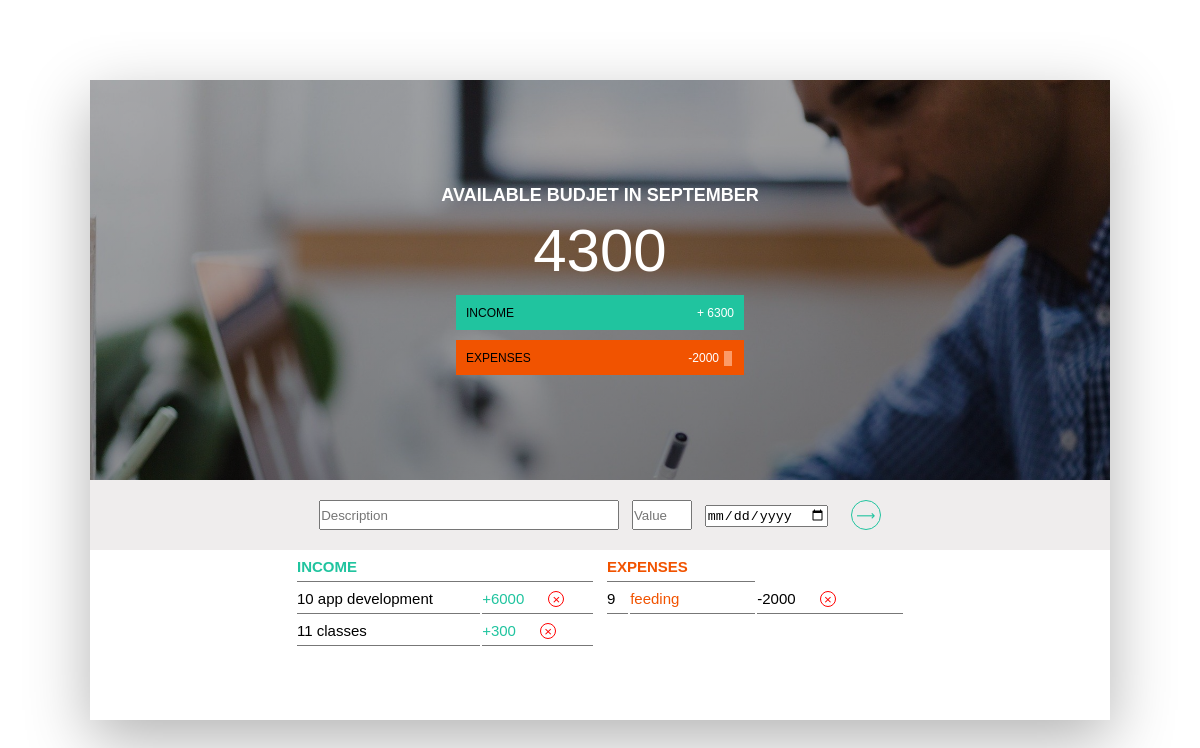
The page / on the database its author committed.
### tables this page shows
CREATE TABLE accounts (id INTEGER PRIMARY KEY AUTOINCREMENT, amount DECIMAL(14,2) NOT NULL, description TEXT NOT NULL, time_stamp DATE);

### app.py (the view)
@app.route('/')
def index():
    con = sql.connect('database.db')
    con.row_factory = sql.Row
    cur = con.cursor()
    cur.execute('select * from accounts where amount > 0')
    incomes = cur.fetchall();
    cur.execute('select * from accounts where amount < 0')
    expenses = cur.fetchall();
    cur.execute("select sum(amount) as 'total' from accounts where amount > 0 ")
    totalIncome = cur.fetchall();
    cur.execute("select sum(amount) as 'debit' from accounts where amount < 0 ")
    totalExpense = cur.fetchall();
    cur.execute("select sum(amount) as 'budget' from accounts")
    mainBalance = cur.fetchall();
    return render_template('index.html', incomes = incomes, expenses = expenses, totalIncome = totalIncome, totalExpense = totalExpense, mainBalance = mainBalance)

### templates/index.html (shortened to what this page needs)
<!DOCTYPE html>
<html lang="en">
<head>
    <link rel="stylesheet" href="../static/css/style.css">
</head>
<body>
    <div class="container flex-column">
        <div class="top">
            <div class="budget-box">
                <h2>Available Budjet in September</h2>
                <div class="main-balance">
                    {% for bal in mainBalance %}
                    <span id="mainbalance">{{ bal["budget"] }}</span>
                    {% endfor %}
                </div>
                <div class="income">
                    <span class="income-text">INCOME</span>
                    <div class="income-group">
                        <span class="income-sign">+</span>
                        {% for inc in totalIncome %}
                        <span class="income-amount" id="totalincome">{{ inc["total"]}}</span>
                        {% endfor %}
                    </div>
                </div>
                <div class="expenses">
                    <span class="expenses-text">EXPENSES</span>
                    <div class="expenses-group">
                        {% for exp in totalExpense %}
                        <span class="expenses-amount" id="totalexpense">{{exp["debit"]}}</span>
                        {% endfor %}
                        <span class="percentage--expense" id="totalpercentage"></span>
                    </div>
                </div>
            </div>
        </div>
        <div class="middle">
            <form action="/submit" method="post">
                <input type="text" name="desc" id="description" placeholder="Description" class="middle-desc">
                <input type="text" name="val" id="value" placeholder="Value" class="middle-val">
                <input type="date" name="date">
                <input type="submit" class="middle-btn" id="btnOk" value="&LongRightArrow;">
            </form>
        </div>
        <div class="bottom">
            <div class="table1">
                <table class="income-tbl">
                    <thead>
                        <tr>
                            <th colspan="2">INCOME</th>
                        </tr>
                    </thead>
                    <tbody id="incometblhead">
                        {% for income in incomes %}
                        <form action="/delete" method="post">
                            <tr id="del">
                                <td>
                                    <input type="hidden" name="id" value='{{ income["id"] }}'>{{ income["id"] }}
                                    {{ income["description"] }}
                                </td>
                                <td>
                                    +{{ income["amount"] }}
                                    <input type="submit" value="&times;" class="btn-round">
                                </td>
                            </tr>
                        </form>
                        {% endfor %}
                    </tbody>
                </table>
            </div>
            <div class="table2">
                <table class="expenses-tbl">
                    <thead>
                        <tr>
                            <th colspan="2">EXPENSES</th>
                        </tr>
                    </thead>
                    <tbody id="expensetblhead">
                        {% for expense in expenses %}
                        <form action="/delete" method="post">
                            <tr id="del">
                                <td>
                                    <input type="hidden" name="id" value='{{ expense["id"] }}'>{{ expense["id"] }}
                                </td>
                                <td>{{ expense["description"] }}</td>
                                <td>
                                    {{ expense["amount"]}}
                                    <input type="submit" value="&times;" class="btn-round">
                                </td>
                            </tr>
                        </form>
                        {% endfor %}
                    </tbody>
                </table>
            </div>
        </div>
    </div>
</body>
</html>

### static/css/style.css (style rules this page uses)
*, *::after, *::before { margin: 0; padding: 0; box-sizing: inherit; }
html { font-size: 62.5%; }
body { box-sizing: border-box; font-family: sans-serif; background-color: #fff; min-height: 100vh; }
.container { background: #fff; max-width: 85vw; min-height: 80vh; margin: 8rem auto; box-shadow: 0 2rem 6rem rgba(0, 0, 0, 0.3); }
.top { background-image: linear-gradient(to right bottom, rgba(0, 0, 0, 0.3),rgba(0, 0, 0, 0.5)),url(../images/big.jpg); background-size: cover; background-position: top; height: 50vh; }
.budget-box { font-size: 1.2rem; font-weight: 100; text-transform: uppercase; position: relative; top: 50%; left: 50%; transform: translate(-50%, -50%); width: 40rem; padding: 2rem 2rem; color: #fff; display: flex; flex-direction: column; align-items: center; }
.main-balance { margin-top: 1rem; margin-bottom: 1rem; font-size: 6rem; font-weight: 100; }
.income { background: #20c49f; color: black; width: 80%; height: 3.5rem; margin-bottom: 1rem; display: flex; justify-content: space-between; align-items: center; }
.income-text { margin-left: 1rem; }
.income-group { color: #fff; margin-right: 1rem; }
.expenses { background: #f15300; width: 80%; height: 3.5rem; display: flex; justify-content: space-between; align-items: center; }
.expenses-text { color: black; margin-left: 1rem; }
.expenses-group { margin-right: 1rem; }
.percentage--expense { font-size: 1rem; padding: .2rem .4rem; background: #fc9b67; margin-left: .5rem; margin-right: .2rem; color: #fff; }
.flex-column { display: flex; flex-direction: column; }
.middle { background: #efeded; height: 7rem; display: flex; justify-content: center; align-items: center; }
.middle-desc { width: 30rem; height: 3rem; margin-right: 1rem; }
.middle-val { width: 6rem; height: 3rem; margin-right: 1rem; }
.middle-btn { cursor: pointer; height: 3rem; width: 3rem; background: transparent; color: #20c49f; border: 1px solid #20c49f; border-radius: 50%; margin-left: 2rem; }
.bottom { display: flex; justify-content: center; }
table { font-size: 1.5rem; }
.income-tbl { width: 30rem; margin-right: 1rem; }
.income-tbl > thead { color: #20c49f; }
th { height: 3rem; text-align: left; border-bottom: 1px solid #777; }
table > tbody>tr>td { height: 3rem; border-bottom: 1px solid #777; }
.income-tbl > tbody >tr>td:nth-child(even) { color: #20c49f; }
.expenses-tbl { width: 30rem; }
.expenses-tbl > thead { color: #f15300; }
.expenses-tbl > tbody >tr>td:nth-child(even) { color: #f15300; }
.btn-round { cursor: pointer; height: 1.6rem; width: 1.6rem; background: transparent; color: #ff0000; border: 1px solid #ff0000; border-radius: 50%; margin-left: 2rem; }

### rows shown on the page
accounts: id "10", description "app development", amount "6000"
accounts: id "11", description "classes", amount "300"
accounts: id "9", description "feeding", amount "-2000"

### other values the page prints
{{ bal["budget"] }} "4300"
{{ inc["total"] }} "6300"
{{ exp["debit"] }} "-2000"
